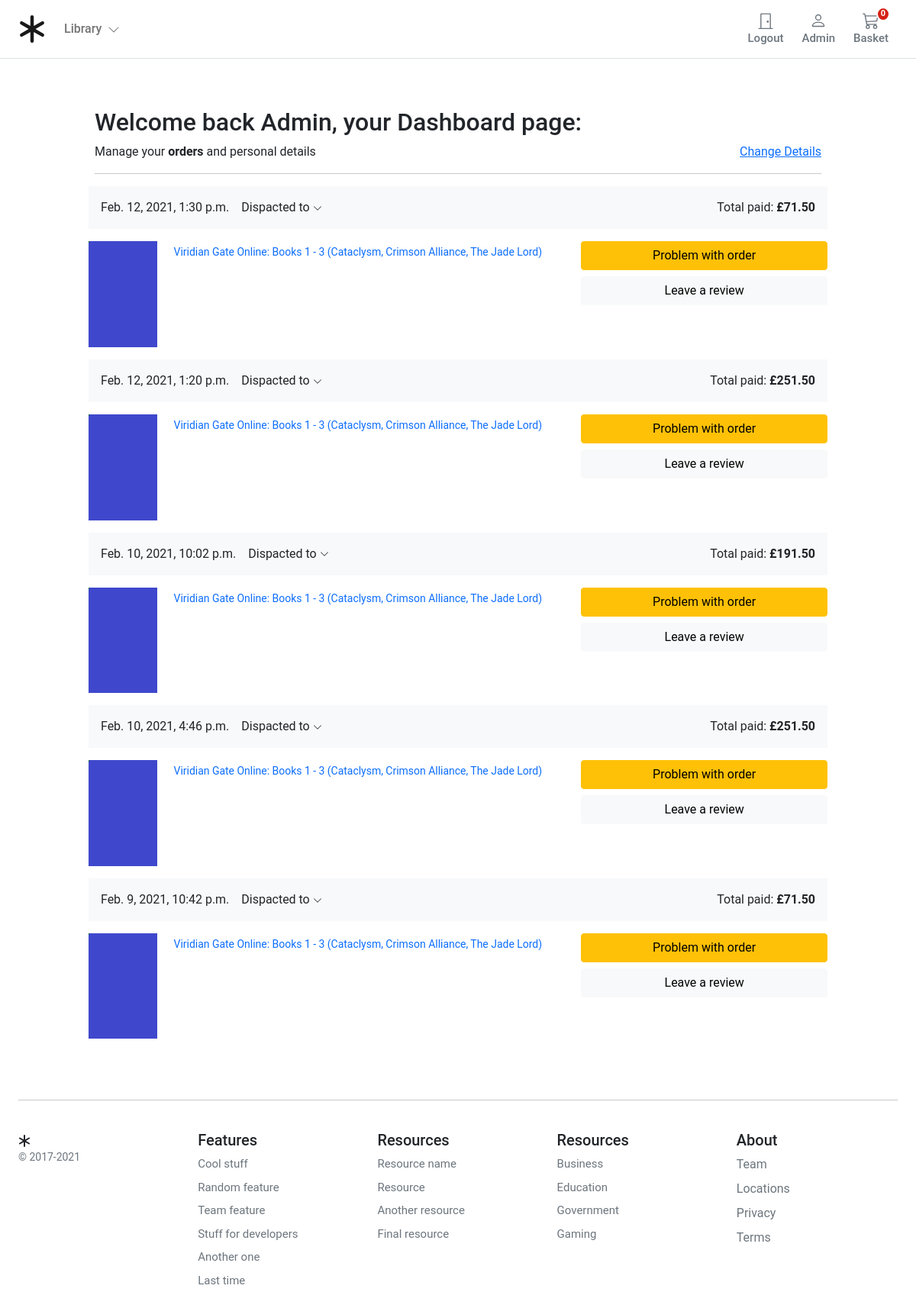
Page /account/dashboard/ (signed in) on the committed database.
### account/models.py (models this page shows, shortened)
class UserBase(AbstractBaseUser, PermissionsMixin):
    email = models.EmailField(_('email address'), unique=True)
    user_name = models.CharField(max_length=150, unique=True)
    first_name = models.CharField(max_length=150, blank=True)
    about = models.TextField(_('about'), max_length=500, blank=True)
    country = CountryField()
    phone_number = models.CharField(max_length=15, blank=True)
    postcode = models.CharField(max_length=12, blank=True)
    address_line_1 = models.CharField(max_length=150, blank=True)
    address_line_2 = models.CharField(max_length=150, blank=True)
    town_city = models.CharField(max_length=150, blank=True)
    is_active = models.BooleanField(default=False)
    is_staff = models.BooleanField(default=False)
    created = models.DateTimeField(auto_now_add=True)
    updated = models.DateTimeField(auto_now=True)
    objects = CustomAccountManager()
    USERNAME_FIELD = 'email'
    REQUIRED_FIELDS = ['user_name']
    class Meta:
        verbose_name = "Accounts"
        verbose_name_plural = "Accounts"

### orders/models.py (models this page shows, shortened)
class Order(models.Model):
    user = models.ForeignKey(settings.AUTH_USER_MODEL, on_delete=models.CASCADE, related_name='order_user')
    full_name = models.CharField(max_length=50)
    address1 = models.CharField(max_length=250)
    address2 = models.CharField(max_length=250)
    city = models.CharField(max_length=100)
    phone = models.CharField(max_length=100)
    post_code = models.CharField(max_length=20)
    created = models.DateTimeField(auto_now_add=True)
    updated = models.DateTimeField(auto_now=True)
    total_paid = models.DecimalField(max_digits=5, decimal_places=2)
    order_key = models.CharField(max_length=200)
    billing_status = models.BooleanField(default=False)
    class Meta:
        ordering = ('-created',)

class OrderItem(models.Model):
    order = models.ForeignKey(Order,
                              related_name='items',
                              on_delete=models.CASCADE)
    product = models.ForeignKey(Product,
                                related_name='order_items',
                                on_delete=models.CASCADE)
    price = models.DecimalField(max_digits=5, decimal_places=2)
    quantity = models.PositiveIntegerField(default=1)

### store/models.py (models this page shows)
class Product(models.Model):
    category = models.ForeignKey(Category, related_name='product', on_delete=models.CASCADE)
    created_by = models.ForeignKey(settings.AUTH_USER_MODEL, on_delete=models.CASCADE, related_name='product_creator')
    title = models.CharField(max_length=255)
    author = models.CharField(max_length=255, default='admin')
    description = models.TextField(blank=True)
    image = models.ImageField(upload_to='images/', default='images/default.png')
    slug = models.SlugField(max_length=255)
    price = models.DecimalField(max_digits=4, decimal_places=2)
    in_stock = models.BooleanField(default=True)
    is_active = models.BooleanField(default=True)
    created = models.DateTimeField(auto_now_add=True)
    updated = models.DateTimeField(auto_now=True)
    objects = models.Manager()
    products = ProductManager()
    class Meta:
        verbose_name_plural = 'Products'
        ordering = ('-created',)
    def get_absolute_url(self):
        return reverse('store:product_detail', args=[self.slug])
    def __str__(self):
        return self.title

### account/views.py (the view)
# urls.py: path('dashboard/', views.dashboard, name='dashboard'),
@login_required
def dashboard(request):
    orders = user_orders(request)
    return render(request,
                  'account/user/dashboard.html',
                  {'section': 'profile', 'orders': orders})

### basket/basket.py (called while the page is built)
    def __len__(self):
        return sum(item['qty'] for item in self.basket.values())

### basket/context_processors.py (called while the page is built)
def basket(request):
    return {'basket': Basket(request)}

### orders/views.py (called while the page is built)
def user_orders(request):
    user_id = request.user.id
    orders = Order.objects.filter(user_id=user_id).filter(billing_status=True)
    return orders

### store/context_processors.py (called while the page is built)
def categories(request):
    return {
        'categories': Category.objects.all()
    }

### store/models.py (called while the page is built)
    def get_absolute_url(self):
        return reverse('store:category_list', args=[self.slug])

### templates/account/user/dashboard.html (shortened to what this page needs)
{% extends "../../store/base.html" %}
{% load static %}
{% block content %}
<main class="pt-5">
  <div class="container" style="max-width: 1000px">
    <div class="col-12">
      <h1 class="h2">Welcome back {{ user.user_name|title }}, your Dashboard page:</h1>
    </div>
    <div class="col-12 d-flex justify-content-between">
      <div>Manage your <b>orders</b> and personal details</div>
      <div><a href="{% url 'account:edit_details' %}">Change Details</a></div>
    </div>
    <hr />
  </div>
  <div class="container" style="max-width: 1000px">
    {% for order in orders %}
    <div class="row g-3">
      <div class="col-12 bg-light p-3 d-flex justify-content-between">
        <div class="d-flex d-flex-inline">
          <div class="pe-3">{{ order.created }}</div>
          <div class="dropdown">
          <a class="text-reset text-decoration-none dropdown-toggle" href="#" role="link" id="dropdownLink" data-bs-toggle="dropdown" aria-expanded="false">
          Dispacted to
          <svg xmlns="http://www.w3.org/2000/svg" width="12" height="12" fill="currentColor" class="bi bi-chevron-down" viewBox="0 0 16 16">
            <path fill-rule="evenodd" d="M1.646 4.646a.5.5 0 0 1 .708 0L8 10.293l5.646-5.647a.5.5 0 0 1 .708.708l-6 6a.5.5 0 0 1-.708 0l-6-6a.5.5 0 0 1 0-.708z"/>
          </svg>
          </a>
          </div>
        </div>
        <div class="text-end">
          Total paid: <span class="fw-bold">£{{ order.total_paid }}</span>
        </div>
      </div>
      <div class="col-md-5 col-lg-4 order-md-last p-0 order-3">
        <div class="d-grid gap-2 ">
          <button class="btn btn-warning" type="button">Problem with order</button>
          <button class="btn btn-light" type="button">Leave a review</button>
        </div>
      </div>
      <div class="col-md-7 col-lg-8 p-0">
        {% for item in order.items.all %}
        <div class="card mb-3 border-0">
          <div class="row g-0">
            <div class="col-md-2 d-none d-md-block">
              <img class="img-fluid" style="width:90px" src="{{item.product.image.url}}" />
            </div>
            <div class="col-md-10">
              <div class="card-body p-1">
                <a class="text-decoration-none" href="{{ item.product.get_absolute_url }}">
                  <p class="card-text small">{{item.product|title}}</p>
                </a>
              </div>
            </div>
          </div>
        </div>
        {% endfor %}
      </div>
    </div>
    {% endfor %}
  </div>
</main>
{% endblock %}

### templates/store/base.html (shortened to what this page needs)
{% load static %}
<!DOCTYPE html>
<html>
<head>
    <link href="https://cdn.jsdelivr.net/npm/bootstrap@5.0.0-beta1/dist/css/bootstrap.min.css" rel="stylesheet"
>
    <link rel="stylesheet" href="{% static 'core/css/base.css' %}">
    <link rel="stylesheet" href="{% static 'basket/css/basket.css' %}">
</head>
<body>
    <header class="pb-3">
        <nav class="navbar navbar-expand-md navbar-light bg-white border-bottom">
            <div class="container-fluid px-md-4">
                <div class="d-flex w-100 navbar-collapse">
                    <a class="navbar-brand d-flex-inline" href="/">
                    </a>
                    <ul class="navbar-nav me-auto mb-2 mb-md-0">
                        <li class="nav-item dropdown">
                            <a class="nav-link dropdown-toggle d-none d-md-block fw500" href="#" id="navbarDropdown"
                                role="button" data-bs-toggle="dropdown" aria-expanded="false">
                                Library
                                <i class="ps-1"><svg xmlns="http://www.w3.org/2000/svg" width="16" height="16"
                                        fill="currentColor" class="bi bi-chevron-down" viewBox="0 0 16 16">
                                        <path fill-rule="evenodd"
                                            d="M1.646 4.646a.5.5 0 0 1 .708 0L8 10.293l5.646-5.647a.5.5 0 0 1 .708.708l-6 6a.5.5 0 0 1-.708 0l-6-6a.5.5 0 0 1 0-.708z" />
                                    </svg></i>
                            </a>
                        </li>
                    </ul>
                    {% if user.is_authenticated %}
                    <a type="button" role="button" href="{% url 'account:logout' %}"
                        class="btn btn-outline-secondary border-0 basket-btn">
                        <div>
                            <svg xmlns="http://www.w3.org/2000/svg" width="22" height="22" fill="currentColor"
                                class="bi bi-door-closed" viewBox="0 0 16 16">
                                <path
                                    d="M3 2a1 1 0 0 1 1-1h8a1 1 0 0 1 1 1v13h1.5a.5.5 0 0 1 0 1h-13a.5.5 0 0 1 0-1H3V2zm1 13h8V2H4v13z" />
                                <path d="M9 9a1 1 0 1 0 2 0 1 1 0 0 0-2 0z" />
                            </svg>
                        </div>
                        <span class="fs15 fw500">Logout</span>
                    </a>
                    {% endif %}
                    <a type="button" role="button" href="{% url 'account:dashboard' %}"
                        class="btn btn-outline-secondary border-0 basket-btn">
                        <div>
                        </div>
                        <span class="fs15 fw500">
                            {% if user.is_authenticated %}
                            {{ user.user_name|title }}
                            {% else %} Account {% endif %}  </span> </a>
                    <a type="button" role="button" href="{% url "basket:basket_summary" %}"
                        class="btn btn-outline-secondary border-0 basket-btn">
                        {% with total_qty=basket|length %}
                        <div id="basket-qty" class="basket-qty">
                            {% if total_qty > 0 %}
                            {{ total_qty }}
                            {% else %}
                            0
                            {% endif %}
                        </div>
                        {% endwith %}
                        <div>
                        </div>
                        <span class="fs15 fw500">Basket</span>
                    </a>
                </div>
            </div>
        </nav>
    </header>
    <div id="content">{% block content %} {% endblock %}</div>
    <footer class="container py-5 footer">
        <hr>
        <div class="row pt-4">
            <div class="col-12 col-md">
                <small class="d-block mb-3 text-muted">&copy; 2017-2021</small>
            </div>
            <div class="col-6 col-md fs15">
                <h5>Features</h5>
                <ul class="list-unstyled">
                    <li><a class="link-secondary text-decoration-none" href="#">Cool stuff</a></li>
                    <li><a class="link-secondary text-decoration-none" href="#">Random feature</a></li>
                    <li><a class="link-secondary text-decoration-none" href="#">Team feature</a></li>
                    <li><a class="link-secondary text-decoration-none" href="#">Stuff for developers</a></li>
                    <li><a class="link-secondary text-decoration-none" href="#">Another one</a></li>
                    <li><a class="link-secondary text-decoration-none" href="#">Last time</a></li>
                </ul>
            </div>
            <div class="col-6 col-md fs15">
                <h5>Resources</h5>
                <ul class="list-unstyled">
                    <li><a class="link-secondary text-decoration-none" href="#">Resource name</a></li>
                    <li><a class="link-secondary text-decoration-none" href="#">Resource</a></li>
                    <li><a class="link-secondary text-decoration-none" href="#">Another resource</a></li>
                    <li><a class="link-secondary text-decoration-none" href="#">Final resource</a></li>
                </ul>
            </div>
            <div class="col-6 col-md fs15">
                <h5>Resources</h5>
                <ul class="list-unstyled">
                    <li><a class="link-secondary text-decoration-none" href="#">Business</a></li>
                    <li><a class="link-secondary text-decoration-none" href="#">Education</a></li>
                    <li><a class="link-secondary text-decoration-none" href="#">Government</a></li>
                    <li><a class="link-secondary text-decoration-none" href="#">Gaming</a></li>
                </ul>
            </div>
            <div class="col-6 col-md">
                <h5>About</h5>
                <ul class="list-unstyled">
                    <li><a class="link-secondary text-decoration-none" href="#">Team</a></li>
                    <li><a class="link-secondary text-decoration-none" href="#">Locations</a></li>
                    <li><a class="link-secondary text-decoration-none" href="#">Privacy</a></li>
                    <li><a class="link-secondary text-decoration-none" href="#">Terms</a></li>
                </ul>
            </div>
        </div>
    </footer>
</body>
</html>

### static/core/css/base.css (style rules this page uses)
@media (min-width: 1000px) { .container { max-width: 1000px; } }
@media (max-width: 1200px) { .container { max-width: 100%; padding:0 24px; } }
.dropdown-toggle::after { display: none; }
html, body, p, div { letter-spacing: -0.02px; font-family: 'Roboto', sans-serif; }
.fs15 { font-size: 0.9375rem; }
.fw500 { font-weight: 500; }
.footer > div > div > ul > li { padding-bottom:8px; }

### static/basket/css/basket.css (style rules this page uses)
.basket-qty { color: #fff; background: #d42114; border: 2px solid #fff; border-radius: 50%; text-align: center; font-size: 11px; height: 15px; width: 14px; position: absolute; box-sizing: content-box; font-weight: 600; display: flex; justify-content: center; align-items: center; top: 1px; right: 10px; }
.basket-btn { position: relative; }

### rows in the picture
UserBase: user_name "Admin"
Order: created "Feb. 12, 2021, 1:30 p.m.", total_paid "71.50"
OrderItem: product.image (placeholder picture), product "Viridian Gate Online: Books 1 - 3 (Cataclysm, Crimson Alliance, The Jade Lord)"
Order: created "Feb. 12, 2021, 1:20 p.m.", total_paid "251.50"
OrderItem: product.image (placeholder picture), product "Viridian Gate Online: Books 1 - 3 (Cataclysm, Crimson Alliance, The Jade Lord)"
Order: created "Feb. 10, 2021, 10:02 p.m.", total_paid "191.50"
OrderItem: product.image (placeholder picture), product "Viridian Gate Online: Books 1 - 3 (Cataclysm, Crimson Alliance, The Jade Lord)"
Order: created "Feb. 10, 2021, 4:46 p.m.", total_paid "251.50"
OrderItem: product.image (placeholder picture), product "Viridian Gate Online: Books 1 - 3 (Cataclysm, Crimson Alliance, The Jade Lord)"
Order: created "Feb. 9, 2021, 10:42 p.m.", total_paid "71.50"
OrderItem: product.image (placeholder picture), product "Viridian Gate Online: Books 1 - 3 (Cataclysm, Crimson Alliance, The Jade Lord)"
